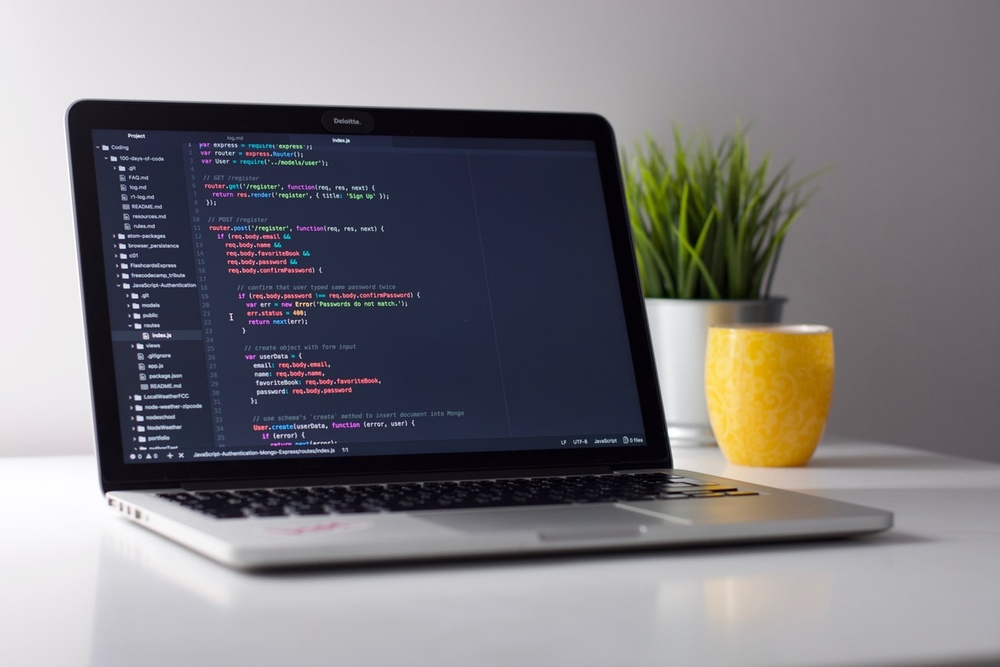
#> input picture Perspective Transformation/image.jpg, 1000 x 667 px, shrunk from 1350 x 900 before the run, found by its file name
$ python 'Geometric Transformations of Images.py'
#> lines starting #> are read from the running program, lines starting #| are printed output that depends on the picture
import cv2 as cv
import numpy as np


def main():
    image = cv.imread("image.jpg", 0)
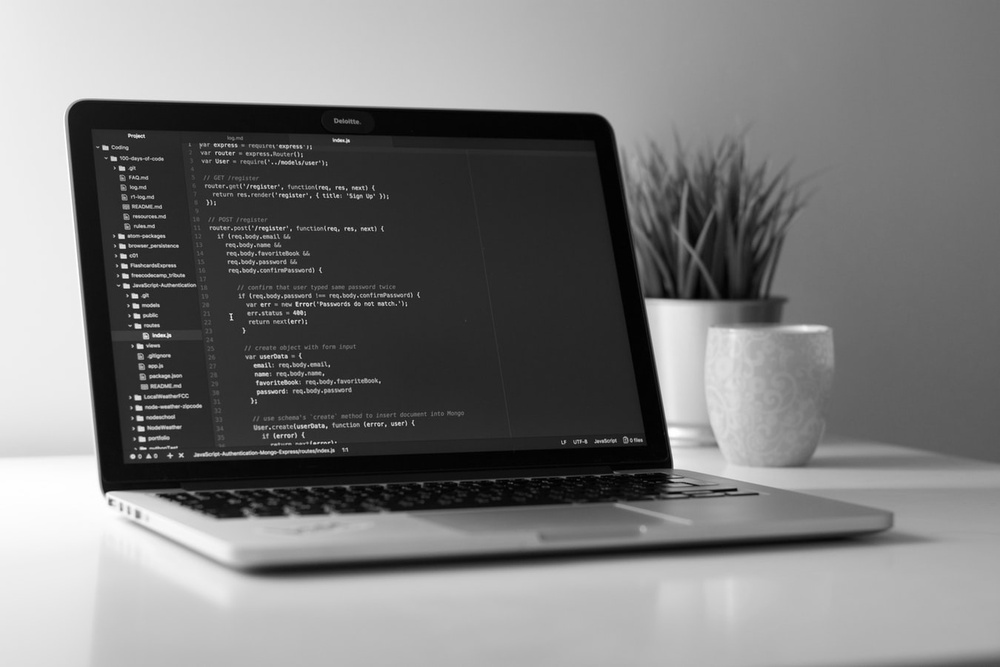
#> image: shape (667, 1000); min 0, max 255, mean 122.4

    rows, cols = image.shape
#> rows = 667; cols = 1000

    range = np.float32([[1, 0, 200], [0, 1, 50]])
    M = cv.getRotationMatrix2D(((cols - 1) / 2.0, (rows - 1) / 2.0), 90, 1)

    res = cv.warpAffine(image, M, (cols, rows))
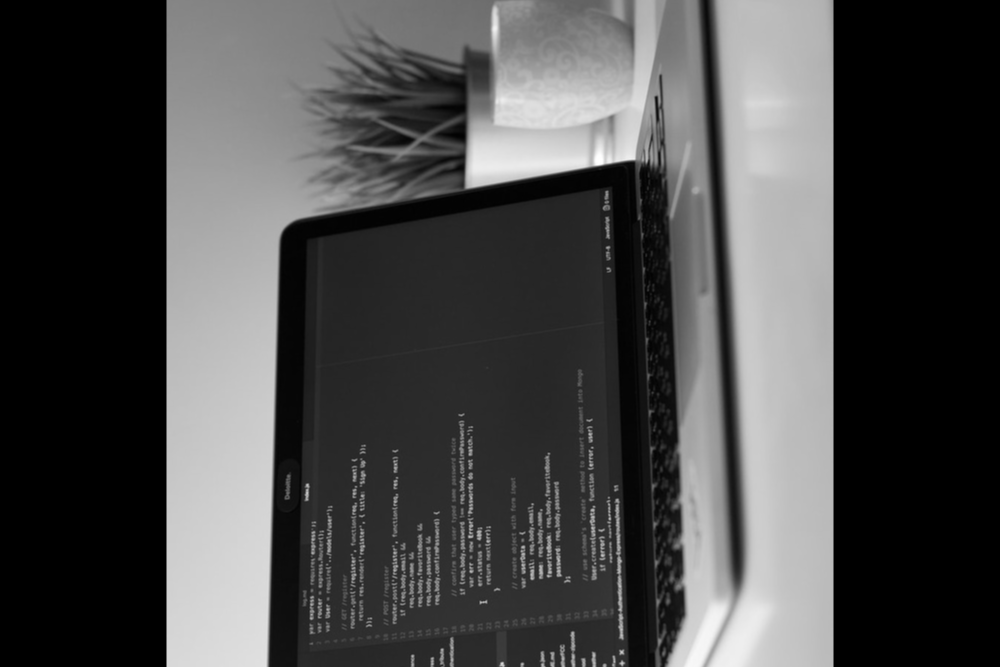
#> res: shape (667, 1000); min 0, max 255, mean 72.1

    cv.imshow("res", res)

    cv.waitKey(0)

    cv.destroyAllWindows()


if __name__ == '__main__':
    main()
